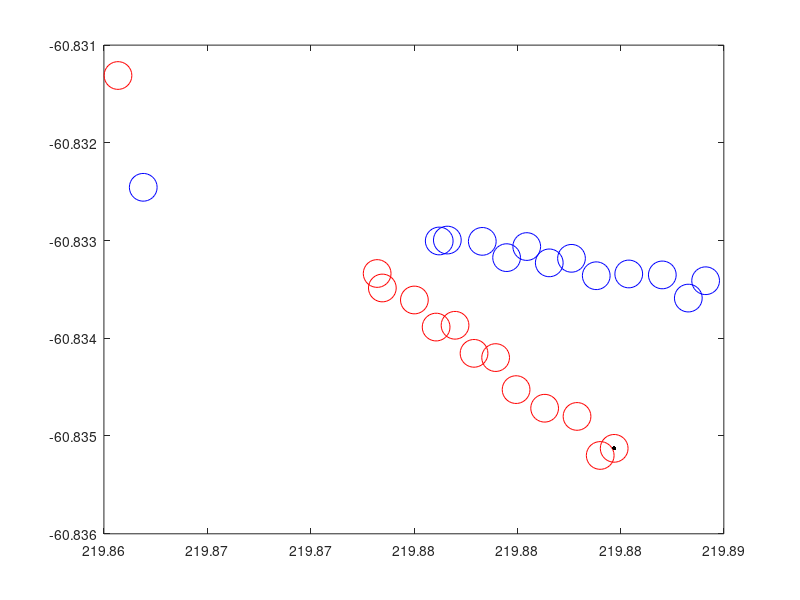

The MATLAB script that drew this image: (Note: this script raises an error after producing the figure.)
% A potential search tool: 
%https://irsa.ipac.caltech.edu/frontpage/
%All of my data comes form the Chandra catalogue, observations by Thomas
%Ayres








% mkdir temporary
% fname = 'temporary';







Alf_Cen_B = struct();
Alf_Cen_A = struct();

%Painfully hardcoding now, will learn how to use fitz files soon!
%Just opening in DS9 right now and manually recording Date, RA & Dec :/
Alf_Cen_B.Year = 2005.8;
Alf_Cen_B.RA = (14 + 39/60 + 32.3247/3600)*15;
Alf_Cen_B.DEC = -(60 + 50/60 + 06.447/3600);
Alf_Cen_A.RA = (14 + 39/60 + 33.3866/3600)*15;
Alf_Cen_A.DEC = -(60 + 50/60 + 0.277/3600);


Alf_Cen_B.Year = [Alf_Cen_B.Year 2006.36];
Alf_Cen_B.RA = [Alf_Cen_B.RA (14 + 39/60 + 32.1624/3600)*15];
Alf_Cen_B.DEC = [Alf_Cen_B.DEC -(60 + 50/60 + 06.709/3600)];
Alf_Cen_A.RA = [Alf_Cen_A.RA (14 + 39/60 + 33.1856/3600)*15];
Alf_Cen_A.DEC = [Alf_Cen_A.DEC -(60 + 50/60 + 00.916/3600)];

Alf_Cen_B.Year = [Alf_Cen_B.Year 2006.95];
Alf_Cen_B.RA = [Alf_Cen_B.RA (14 + 39/60 + 31.8932/3600)*15];
Alf_Cen_B.DEC = [Alf_Cen_B.DEC -(60 + 50/60 + 05.272/3600)];
Alf_Cen_A.RA = [Alf_Cen_A.RA (14 + 39/60 + 32.8836/3600)*15];
Alf_Cen_A.DEC = [Alf_Cen_A.DEC -(60 + 50/60 + 00.063/3600)];

Alf_Cen_B.Year = [Alf_Cen_B.Year 2007.42];
Alf_Cen_B.RA = [Alf_Cen_B.RA (14 + 39/60 + 31.5171/3600)*15];
Alf_Cen_B.DEC = [Alf_Cen_B.DEC -(60 + 50/60 + 04.970/3600)];
Alf_Cen_A.RA = [Alf_Cen_A.RA (14 + 39/60 + 32.4938/3600)*15];
Alf_Cen_A.DEC = [Alf_Cen_A.DEC -(60 + 50/60 + 0.028/3600)];

Alf_Cen_B.Year = [Alf_Cen_B.Year 2008.39];
Alf_Cen_B.RA = [Alf_Cen_B.RA (14 + 39/60 + 31.1856/3600)*15];
Alf_Cen_B.DEC = [Alf_Cen_B.DEC -(60 + 50/60 + 04.285/3600)];
Alf_Cen_A.RA = [Alf_Cen_A.RA (14 + 39/60 + 32.1165/3600)*15];
Alf_Cen_A.DEC = [Alf_Cen_A.DEC -(60 + 50/60 + 0.093/3600)];

Alf_Cen_B.Year = [Alf_Cen_B.Year 2008.95];
Alf_Cen_B.RA = [Alf_Cen_B.RA (14 + 39/60 + 30.948/3600)*15];
Alf_Cen_B.DEC = [Alf_Cen_B.DEC -(60 + 50/60 + 03.106/3600)];
Alf_Cen_A.RA = [Alf_Cen_A.RA (14 + 39/60 + 31.8290/3600)*15];
Alf_Cen_A.DEC = [Alf_Cen_A.DEC -(60 + 49/60 + 59.452/3600)];

Alf_Cen_B.Year = [Alf_Cen_B.Year 2009.41];
Alf_Cen_B.RA = [Alf_Cen_B.RA (14 + 39/60 + 30.6972/3600)*15];
Alf_Cen_B.DEC = [Alf_Cen_B.DEC -(60 + 50/60 + 02.950/3600)];
Alf_Cen_A.RA = [Alf_Cen_A.RA (14 + 39/60 + 31.5708/3600)*15];
Alf_Cen_A.DEC = [Alf_Cen_A.DEC -(60 + 49/60 + 59.619/3600)];

Alf_Cen_B.Year = [Alf_Cen_B.Year 2009.94];
Alf_Cen_B.RA = [Alf_Cen_B.RA (14 + 39/60 + 30.4766/3600)*15];
Alf_Cen_B.DEC = [Alf_Cen_B.DEC -(60 + 50/60 + 01.917/3600)];
Alf_Cen_A.RA = [Alf_Cen_A.RA (14 + 39/60 + 31.3093/3600)*15];
Alf_Cen_A.DEC = [Alf_Cen_A.DEC -(60 + 49/60 + 59.019/3600)];

Alf_Cen_B.Year = [Alf_Cen_B.Year 2010.33];
Alf_Cen_B.RA = [Alf_Cen_B.RA (14 + 39/60 + 30.2569/3600)*15];
Alf_Cen_B.DEC = [Alf_Cen_B.DEC -(60 + 50/60 + 01.983/3600)];
Alf_Cen_A.RA = [Alf_Cen_A.RA (14 + 39/60 + 31.0755/3600)*15];
Alf_Cen_A.DEC = [Alf_Cen_A.DEC -(60 + 49/60 + 59.427/3600)];

Alf_Cen_B.Year = [Alf_Cen_B.Year 2010.8];
Alf_Cen_B.RA = [Alf_Cen_B.RA (14 + 39/60 + 30.0044/3600)*15];
Alf_Cen_B.DEC = [Alf_Cen_B.DEC -(60 + 50/60 + 0.986/3600)];
Alf_Cen_A.RA = [Alf_Cen_A.RA (14 + 39/60 + 30.7930/3600)*15];
Alf_Cen_A.DEC = [Alf_Cen_A.DEC -(60 + 49/60 + 58.828/3600)];

Alf_Cen_B.Year = [Alf_Cen_B.Year 2011.43];
Alf_Cen_B.RA = [Alf_Cen_B.RA (14 + 39/60 + 29.6324/3600)*15];
Alf_Cen_B.DEC = [Alf_Cen_B.DEC -(60 + 50/60 + 0.544/3600)];
Alf_Cen_A.RA = [Alf_Cen_A.RA (14 + 39/60 + 30.3872/3600)*15];
Alf_Cen_A.DEC = [Alf_Cen_A.DEC -(60 + 49/60 + 58.780/3600)];

Alf_Cen_B.Year = [Alf_Cen_B.Year 2011.98];
Alf_Cen_B.RA = [Alf_Cen_B.RA (14 + 39/60 + 29.5721/3600)*15];
Alf_Cen_B.DEC = [Alf_Cen_B.DEC -(60 + 50/60 + 0.011/3600)];
Alf_Cen_A.RA = [Alf_Cen_A.RA (14 + 39/60 + 30.2929/3600)*15];
Alf_Cen_A.DEC = [Alf_Cen_A.DEC -(60 + 49/60 + 58.814/3600)];

Alf_Cen_B.Year = [Alf_Cen_B.Year 2018.38];
Alf_Cen_B.RA = [Alf_Cen_B.RA (14 + 39/60 + 26.5623/3600)*15];
Alf_Cen_B.DEC = [Alf_Cen_B.DEC -(60 + 49/60 + 52.723/3600)];
Alf_Cen_A.RA = [Alf_Cen_A.RA (14 + 39/60 + 26.8558/3600)*15];
Alf_Cen_A.DEC = [Alf_Cen_A.DEC -(60 + 49/60 + 56.838/3600)];


Alf_Cen_A.Year = Alf_Cen_B.Year;

Alf_Cen_B.propagated.RA = Alf_Cen_B.RA(1);
Alf_Cen_B.propagated.DEC = Alf_Cen_B.DEC(1);

Alf_Cen_A.propagated.RA = Alf_Cen_A.RA(1);
Alf_Cen_A.propagated.DEC = Alf_Cen_A.DEC(1);

Alf_Cen_B.delta_Year = diff(Alf_Cen_B.Year);
Alf_Cen_B.delta_RA = diff(Alf_Cen_B.RA);
Alf_Cen_B.delta_DEC = diff(Alf_Cen_B.DEC);

Alf_Cen_A.delta_Year = diff(Alf_Cen_A.Year);
Alf_Cen_A.delta_RA = diff(Alf_Cen_A.RA);
Alf_Cen_A.delta_DEC = diff(Alf_Cen_A.DEC);

Alf_Cen_B.proper_motion_RA = mean(Alf_Cen_B.delta_RA./Alf_Cen_B.delta_Year);
Alf_Cen_B.proper_motion_DEC = mean(Alf_Cen_B.delta_DEC./Alf_Cen_B.delta_Year);

Alf_Cen_A.proper_motion_RA = mean(Alf_Cen_A.delta_RA./Alf_Cen_A.delta_Year);
Alf_Cen_A.proper_motion_DEC = mean(Alf_Cen_A.delta_DEC./Alf_Cen_A.delta_Year);

figure(1)
for year = 1:32
timestamp = 2006 + .5*year - .5;
grid on
plot(Alf_Cen_A.RA,Alf_Cen_A.DEC,'bo','Markersize',20);
hold on
plot(Alf_Cen_B.RA,Alf_Cen_B.DEC,'ro','Markersize',20);

plot(Alf_Cen_B.propagated.RA,Alf_Cen_B.propagated.DEC,'k.','Markersize',10)

%uses orbital dynamics to calculate the position of B from A
orbital_dynamics_module
plot(orb_dy_B_RA,orb_dy_B_DEC,'m.','Markersize',10)

plot(Alf_Cen_A.propagated.RA,Alf_Cen_A.propagated.DEC,'k.','Markersize',10)





text(219.897,-60.8305,'Alf Cen B Prediction:','fontsize',15);
text(219.897,-60.8315,'Alf Cen A Prediction:','fontsize',15);
 


    
h1 = text(219.88,-60.8305,['(' num2str(Alf_Cen_B.propagated.RA) ',' num2str(Alf_Cen_B.propagated.DEC) ')'],'fontsize',15);
h2 =text(219.88,-60.8315,['(' num2str(Alf_Cen_A.propagated.RA) ',' num2str(Alf_Cen_A.propagated.DEC) ')'],'fontsize',15);


%yt=[ 10:20:100 200:200:1000 2000 3000];
%set(gca,'ytick',yt)
set(gca,'yminorgrid','on')
%xt=[0:1:6];
%set(gca,'xtick',xt)
set(gca,'xminorgrid','on')
set(gca,'FontSize',16)
ax = gca;
ax.XDir = 'reverse';
title(['Alf Cen A & B, year: ' num2str(timestamp)],'fontweight','bold','fontsize',18)
%title('Alf Cen A & B','fontweight','bold','fontsize',18)
xlabel('RA (deg)','fontweight','bold','fontsize',18) % x-axis label
ylabel('Dec (deg)','fontweight','bold','fontsize',18) % y-axis label
h_legend = legend('Chandra Alf Cen A','Chandra Alf Cen B','Proper Motion Prediction','Ellipse Prediction','Location','SouthEast','AutoUpdate','off');
set(h_legend,'FontSize',16);
%daspect([1 1 1])
 xlim([219.85 219.90])
 ylim([-60.836 -60.83])
pause(.5)



Alf_Cen_B.propagated.RA = Alf_Cen_B.propagated.RA + .5*Alf_Cen_B.proper_motion_RA;
Alf_Cen_B.propagated.DEC = Alf_Cen_B.propagated.DEC + .5*Alf_Cen_B.proper_motion_DEC;

Alf_Cen_A.propagated.RA = Alf_Cen_A.propagated.RA + .5*Alf_Cen_A.proper_motion_RA;
Alf_Cen_A.propagated.DEC = Alf_Cen_A.propagated.DEC + .5*Alf_Cen_A.proper_motion_DEC;


%         x = year;
%     if x < 9
%         saveas(gca,fullfile(fname,['fig000' num2str(x)]),'jpeg');
%     end
%     
%     if x < 99
%         if x > 9
%             saveas(gca,fullfile(fname,['fig00' num2str(x)]),'jpeg');
%         end
%     end
%     
%     if x < 999
%         if x > 99
%             saveas(gca,fullfile(fname,['fig0' num2str(x)]),'jpeg');
%         end
%     end
%     if x == 9
%         saveas(gca,fullfile(fname,['fig000' num2str(x)]),'jpeg');
%     end
%     if x == 99
%         saveas(gca,fullfile(fname,['fig00' num2str(x)]),'jpeg');
%     end

if timestamp ~= 2021.5
    delete(h1);
    delete(h2);
end


end